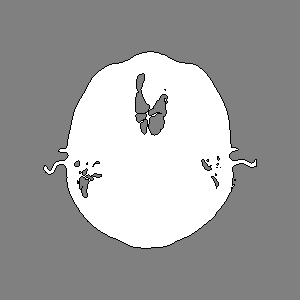

Here is the Python script that generated this plot:
#!/usr/bin/env python

# Demonstrate vtkContourTriangulator with vtkMarchingSquares by reading
# a PNG image, extracting contours with marching squares, and
# triangulating the contour polygons.

import os

# Factory overrides
import vtkmodules.vtkInteractionStyle  # noqa: F401
import vtkmodules.vtkRenderingOpenGL2  # noqa: F401

from vtkmodules.vtkFiltersCore import vtkMarchingSquares
from vtkmodules.vtkFiltersGeneral import vtkContourTriangulator
from vtkmodules.vtkIOImage import vtkPNGReader
from vtkmodules.vtkRenderingCore import (
    vtkActor,
    vtkDataSetMapper,
    vtkRenderWindow,
    vtkRenderWindowInteractor,
    vtkRenderer,
)

# Data directory
data_dir = os.environ.get("VPE_DATA_DIR", os.path.dirname(os.path.abspath(__file__)))

# Read PNG image
reader = vtkPNGReader()
reader.SetFileName(os.path.join(data_dir, "fullhead15.png"))
reader.Update()

# Extract contours with marching squares
iso = vtkMarchingSquares()
iso.SetInputConnection(reader.GetOutputPort())
iso.SetValue(0, 500)

# Contour lines actor
iso_mapper = vtkDataSetMapper()
iso_mapper.SetInputConnection(iso.GetOutputPort())
iso_mapper.ScalarVisibilityOff()

iso_actor = vtkActor()
iso_actor.SetMapper(iso_mapper)
iso_actor.GetProperty().SetColor(0, 0, 0)

# Triangulate contours
triangulator = vtkContourTriangulator()
triangulator.SetInputConnection(iso.GetOutputPort())

# Triangulated polygons actor
poly_mapper = vtkDataSetMapper()
poly_mapper.SetInputConnection(triangulator.GetOutputPort())
poly_mapper.ScalarVisibilityOff()

poly_actor = vtkActor()
poly_actor.SetMapper(poly_mapper)
poly_actor.GetProperty().SetColor(1.0, 1.0, 1.0)

# Renderer
renderer = vtkRenderer()
renderer.AddActor(poly_actor)
renderer.AddActor(iso_actor)
renderer.SetBackground(0.5, 0.5, 0.5)

# Window
render_window = vtkRenderWindow()
render_window.SetMultiSamples(0)
render_window.AddRenderer(renderer)
render_window.SetSize(300, 300)
render_window.SetWindowName("contour triangulator marching")

# Interactor
interactor = vtkRenderWindowInteractor()
interactor.SetRenderWindow(render_window)

# Scene
renderer.ResetCamera()
renderer.GetActiveCamera().Azimuth(180)

interactor.Initialize()
interactor.Start()
